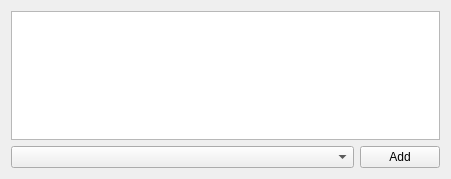
<?xml version="1.0" encoding="UTF-8"?>
<ui version="4.0">
 <class>FiletypeListCreatorview</class>
 <widget class="QWidget" name="FiletypeListCreatorview">
  <property name="geometry">
   <rect>
    <x>0</x>
    <y>0</y>
    <width>451</width>
    <height>179</height>
   </rect>
  </property>
  <property name="windowTitle">
   <string>Form</string>
  </property>
  <property name="autoFillBackground">
   <bool>true</bool>
  </property>
  <layout class="QVBoxLayout" name="verticalLayout">
   <item>
    <widget class="QListView" name="filetypeUsedList"/>
   </item>
   <item>
    <layout class="QHBoxLayout" name="horizontalLayout">
     <item>
      <widget class="KComboBox" name="filetypeCombo">
       <property name="sizePolicy">
        <sizepolicy hsizetype="Expanding" vsizetype="Fixed">
         <horstretch>0</horstretch>
         <verstretch>0</verstretch>
        </sizepolicy>
       </property>
      </widget>
     </item>
     <item>
      <widget class="KPushButton" name="filetypeAddButton">
       <property name="sizePolicy">
        <sizepolicy hsizetype="Fixed" vsizetype="Fixed">
         <horstretch>0</horstretch>
         <verstretch>0</verstretch>
        </sizepolicy>
       </property>
       <property name="text">
        <string>Add</string>
       </property>
      </widget>
     </item>
    </layout>
   </item>
  </layout>
 </widget>
 <customwidgets>
  <customwidget>
   <class>KPushButton</class>
   <extends>QPushButton</extends>
   <header>kpushbutton.h</header>
  </customwidget>
  <customwidget>
   <class>KComboBox</class>
   <extends>QComboBox</extends>
   <header>kcombobox.h</header>
  </customwidget>
 </customwidgets>
 <resources/>
 <connections/>
</ui>
